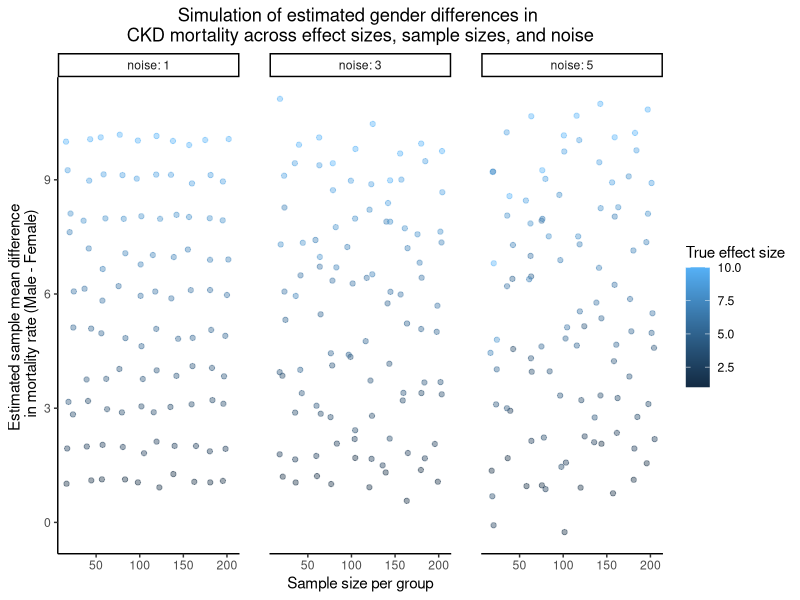

Recreate this plot in R.
# Part 1: Research question and simulation basis
# Research question:
# Does gender influence CKD mortality rate among adults aged 60+ years in China?

# Plausible relationship:
# CKD mortality rates among adults aged 60+ in China appear consistently higher in males than in females across all observed years. It suggests a stable gender effect where mortality is greater in males than in females, with both groups following a similar temporal trend over time.


# Part 2: Load data
# Packages
library(tidyverse)
library(knitr)

# Set working directory
setwd("C:/Users/乌乌没有仙人/Desktop/6270/HW5/VTPEH6270_CP05_Jingxin-Yuan/Data/Processed data")

# Load file
data_ckd = read.csv("IHME-GBD_CKD_Processed.csv")

# filter data
data_ckd_old <- data_ckd %>%
  filter(
    location_name == "China",
    age_name == "60+ years",
    measure_name == "Deaths"
  ) %>%
  select(year, sex_name, val)

# Examine data structure
str(data_ckd_old)

# Create variable description table
var_table <- tibble(
  Variable_Name = c("year", "sex_name", "val"),
  Variable_Type = c("Discrete", "Categorical", "Continuous"),
  R_Class = c(class(data_ckd_old$year),
              class(data_ckd_old$sex_name),
              class(data_ckd_old$val)),
  Description = c(
    "Observation year",
    "Gender (Male or Female)",
    "CKD mortality rate per 100,000 population"
  )
)
var_table


# Part 3: Parameter setup
param_table <- data.frame(
  Parameter = c("Baseline mortality rate","Gender effect","Noise","Sample size"),
  Symbol = c("μ","δ","ε","n"),
  Description = c(
    "Average CKD mortality rate among females",
    "Difference in mortality rate between males and females",
    "Random variability in mortality rate",
    "Number of simulated observations"
  )
)

knitr::kable(param_table)


# Part 4: Simulation
# Simulation basis
# Since female mean mortality is about 43.3, so setting baseline as 43
simulate_ckd <- function(effect_size, noise, sample_size){
  gender <- rep(c("Female", "Male"), each = sample_size)
  baseline <- 43
  
  mortality <- c(
    rnorm(sample_size, mean = baseline - effect_size / 2, sd = noise),
    rnorm(sample_size, mean = baseline + effect_size / 2, sd = noise)
  )
  
  data.frame(
    gender = gender,
    mortality = mortality
  )
}


# Simulation output
summarize_sim <- function(sim_data){
  sim_data |>
    dplyr::group_by(gender) |>
    dplyr::summarise(
      mean_mortality = mean(mortality),
      sd_mortality = sd(mortality),
      n = dplyr::n(),
      .groups = "drop"
    )
}


# Simulation function
run_sim <- function(effect_size, noise, sample_size){
  sim_data <- simulate_ckd(effect_size, noise, sample_size)
  summary <- summarize_sim(sim_data)
  list(
    data = sim_data,
    summary = summary
  )
}

sim_example <- run_sim(effect_size = 5, noise = 2, sample_size = 100)
sim_example$summary


# Simulation Automation
effect_sizes <- seq(1, 10, length.out = 10)
sample_sizes <- seq(20, 200, length.out = 10)
noise_levels <- c(1, 3, 5)

results <- list()

for(e in effect_sizes){
  for(s in sample_sizes){
    for(n in noise_levels){
      results[[length(results)+1]] <- run_sim(e,n,s)
    }
  }
}


# Part 5: Visulization
# Reconstruct parameters in the same order
param_grid <- expand.grid(
  noise = noise_levels,
  sample_size = sample_sizes,
  effect_size = effect_sizes
)

# Extract estimated difference between males and females from each simulation
viz_df <- do.call(rbind, lapply(seq_along(results), function(i){
  x <- results[[i]]
  s <- x$summary
  female_mean <- s$mean_mortality[s$gender == "Female"]
  male_mean <- s$mean_mortality[s$gender == "Male"]
  
  data.frame(
    effect_size = param_grid$effect_size[i],
    noise = param_grid$noise[i],
    sample_size = param_grid$sample_size[i],
    estimated_difference = as.numeric(male_mean - female_mean)
  )
}))

summary_viz <- viz_df |>
  dplyr::group_by(noise, sample_size, effect_size) |>
  dplyr::summarise(
    mean_est = mean(estimated_difference),
    sd_est = sd(estimated_difference),
    .groups = "drop"
  )

# Plot
p5 <- ggplot(viz_df, aes(x = sample_size, y = estimated_difference, color = effect_size)) +
  geom_jitter(width = 5, height = 0, alpha = 0.4, size = 1.5) +
  facet_grid(~ noise, labeller = label_both) +
  labs(
    title = "Simulation of estimated gender differences in \nCKD mortality across effect sizes, sample sizes, and noise",
    x = "Sample size per group",
    y = "Estimated sample mean difference \n in mortality rate (Male - Female)",
    color = "True effect size"
  ) +
  theme_classic() +
  theme(
    plot.title = element_text(hjust = 0.5),
    panel.spacing = unit(1.5, "lines")
  )

ggsave("C:/Users/乌乌没有仙人/Desktop/6270/HW5/VTPEH6270_CP05_Jingxin-Yuan/Output/Figures/Simulation results across effect sizes, sample sizes and noise.png", plot = p5)
